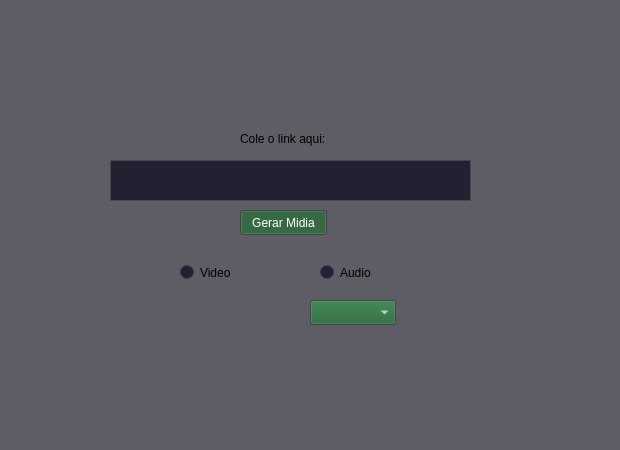
<?xml version="1.0" encoding="UTF-8"?>
<ui version="4.0">
 <class>Principal</class>
 <widget class="QWidget" name="Principal">
  <property name="windowModality">
   <enum>Qt::ApplicationModal</enum>
  </property>
  <property name="enabled">
   <bool>true</bool>
  </property>
  <property name="geometry">
   <rect>
    <x>0</x>
    <y>0</y>
    <width>620</width>
    <height>450</height>
   </rect>
  </property>
  <property name="sizePolicy">
   <sizepolicy hsizetype="Preferred" vsizetype="Preferred">
    <horstretch>0</horstretch>
    <verstretch>0</verstretch>
   </sizepolicy>
  </property>
  <property name="palette">
   <palette>
    <active>
     <colorrole role="Button">
      <brush brushstyle="SolidPattern">
       <color alpha="255">
        <red>32</red>
        <green>99</green>
        <blue>51</blue>
       </color>
      </brush>
     </colorrole>
     <colorrole role="Light">
      <brush brushstyle="SolidPattern">
       <color alpha="255">
        <red>255</red>
        <green>255</green>
        <blue>255</blue>
       </color>
      </brush>
     </colorrole>
     <colorrole role="Text">
      <brush brushstyle="SolidPattern">
       <color alpha="255">
        <red>153</red>
        <green>193</green>
        <blue>241</blue>
       </color>
      </brush>
     </colorrole>
     <colorrole role="ButtonText">
      <brush brushstyle="SolidPattern">
       <color alpha="255">
        <red>255</red>
        <green>255</green>
        <blue>255</blue>
       </color>
      </brush>
     </colorrole>
     <colorrole role="Base">
      <brush brushstyle="SolidPattern">
       <color alpha="255">
        <red>36</red>
        <green>31</green>
        <blue>49</blue>
       </color>
      </brush>
     </colorrole>
     <colorrole role="Window">
      <brush brushstyle="SolidPattern">
       <color alpha="255">
        <red>94</red>
        <green>92</green>
        <blue>100</blue>
       </color>
      </brush>
     </colorrole>
     <colorrole role="Highlight">
      <brush brushstyle="SolidPattern">
       <color alpha="255">
        <red>38</red>
        <green>162</green>
        <blue>105</blue>
       </color>
      </brush>
     </colorrole>
     <colorrole role="HighlightedText">
      <brush brushstyle="SolidPattern">
       <color alpha="255">
        <red>255</red>
        <green>255</green>
        <blue>255</blue>
       </color>
      </brush>
     </colorrole>
     <colorrole role="AlternateBase">
      <brush brushstyle="SolidPattern">
       <color alpha="255">
        <red>0</red>
        <green>0</green>
        <blue>0</blue>
       </color>
      </brush>
     </colorrole>
     <colorrole role="ToolTipBase">
      <brush brushstyle="SolidPattern">
       <color alpha="255">
        <red>255</red>
        <green>255</green>
        <blue>220</blue>
       </color>
      </brush>
     </colorrole>
     <colorrole role="ToolTipText">
      <brush brushstyle="SolidPattern">
       <color alpha="255">
        <red>0</red>
        <green>0</green>
        <blue>0</blue>
       </color>
      </brush>
     </colorrole>
     <colorrole role="PlaceholderText">
      <brush brushstyle="SolidPattern">
       <color alpha="128">
        <red>153</red>
        <green>193</green>
        <blue>241</blue>
       </color>
      </brush>
     </colorrole>
    </active>
    <inactive>
     <colorrole role="Button">
      <brush brushstyle="SolidPattern">
       <color alpha="255">
        <red>32</red>
        <green>99</green>
        <blue>51</blue>
       </color>
      </brush>
     </colorrole>
     <colorrole role="Light">
      <brush brushstyle="SolidPattern">
       <color alpha="255">
        <red>255</red>
        <green>255</green>
        <blue>255</blue>
       </color>
      </brush>
     </colorrole>
     <colorrole role="Text">
      <brush brushstyle="SolidPattern">
       <color alpha="255">
        <red>153</red>
        <green>193</green>
        <blue>241</blue>
       </color>
      </brush>
     </colorrole>
     <colorrole role="ButtonText">
      <brush brushstyle="SolidPattern">
       <color alpha="255">
        <red>255</red>
        <green>255</green>
        <blue>255</blue>
       </color>
      </brush>
     </colorrole>
     <colorrole role="Base">
      <brush brushstyle="SolidPattern">
       <color alpha="255">
        <red>36</red>
        <green>31</green>
        <blue>49</blue>
       </color>
      </brush>
     </colorrole>
     <colorrole role="Window">
      <brush brushstyle="SolidPattern">
       <color alpha="255">
        <red>94</red>
        <green>92</green>
        <blue>100</blue>
       </color>
      </brush>
     </colorrole>
     <colorrole role="Highlight">
      <brush brushstyle="SolidPattern">
       <color alpha="255">
        <red>38</red>
        <green>162</green>
        <blue>105</blue>
       </color>
      </brush>
     </colorrole>
     <colorrole role="HighlightedText">
      <brush brushstyle="SolidPattern">
       <color alpha="255">
        <red>255</red>
        <green>255</green>
        <blue>255</blue>
       </color>
      </brush>
     </colorrole>
     <colorrole role="AlternateBase">
      <brush brushstyle="SolidPattern">
       <color alpha="255">
        <red>0</red>
        <green>0</green>
        <blue>0</blue>
       </color>
      </brush>
     </colorrole>
     <colorrole role="ToolTipBase">
      <brush brushstyle="SolidPattern">
       <color alpha="255">
        <red>255</red>
        <green>255</green>
        <blue>220</blue>
       </color>
      </brush>
     </colorrole>
     <colorrole role="ToolTipText">
      <brush brushstyle="SolidPattern">
       <color alpha="255">
        <red>0</red>
        <green>0</green>
        <blue>0</blue>
       </color>
      </brush>
     </colorrole>
     <colorrole role="PlaceholderText">
      <brush brushstyle="SolidPattern">
       <color alpha="128">
        <red>153</red>
        <green>193</green>
        <blue>241</blue>
       </color>
      </brush>
     </colorrole>
    </inactive>
    <disabled>
     <colorrole role="Button">
      <brush brushstyle="SolidPattern">
       <color alpha="255">
        <red>32</red>
        <green>99</green>
        <blue>51</blue>
       </color>
      </brush>
     </colorrole>
     <colorrole role="Light">
      <brush brushstyle="SolidPattern">
       <color alpha="255">
        <red>255</red>
        <green>255</green>
        <blue>255</blue>
       </color>
      </brush>
     </colorrole>
     <colorrole role="Text">
      <brush brushstyle="SolidPattern">
       <color alpha="255">
        <red>190</red>
        <green>190</green>
        <blue>190</blue>
       </color>
      </brush>
     </colorrole>
     <colorrole role="ButtonText">
      <brush brushstyle="SolidPattern">
       <color alpha="255">
        <red>190</red>
        <green>190</green>
        <blue>190</blue>
       </color>
      </brush>
     </colorrole>
     <colorrole role="Base">
      <brush brushstyle="SolidPattern">
       <color alpha="255">
        <red>94</red>
        <green>92</green>
        <blue>100</blue>
       </color>
      </brush>
     </colorrole>
     <colorrole role="Window">
      <brush brushstyle="SolidPattern">
       <color alpha="255">
        <red>94</red>
        <green>92</green>
        <blue>100</blue>
       </color>
      </brush>
     </colorrole>
     <colorrole role="Highlight">
      <brush brushstyle="SolidPattern">
       <color alpha="255">
        <red>145</red>
        <green>145</green>
        <blue>145</blue>
       </color>
      </brush>
     </colorrole>
     <colorrole role="HighlightedText">
      <brush brushstyle="SolidPattern">
       <color alpha="255">
        <red>255</red>
        <green>255</green>
        <blue>255</blue>
       </color>
      </brush>
     </colorrole>
     <colorrole role="AlternateBase">
      <brush brushstyle="SolidPattern">
       <color alpha="255">
        <red>0</red>
        <green>0</green>
        <blue>0</blue>
       </color>
      </brush>
     </colorrole>
     <colorrole role="ToolTipBase">
      <brush brushstyle="SolidPattern">
       <color alpha="255">
        <red>255</red>
        <green>255</green>
        <blue>220</blue>
       </color>
      </brush>
     </colorrole>
     <colorrole role="ToolTipText">
      <brush brushstyle="SolidPattern">
       <color alpha="255">
        <red>0</red>
        <green>0</green>
        <blue>0</blue>
       </color>
      </brush>
     </colorrole>
     <colorrole role="PlaceholderText">
      <brush brushstyle="SolidPattern">
       <color alpha="128">
        <red>0</red>
        <green>0</green>
        <blue>0</blue>
       </color>
      </brush>
     </colorrole>
    </disabled>
   </palette>
  </property>
  <property name="windowTitle">
   <string>Form</string>
  </property>
  <property name="windowOpacity">
   <double>1.000000000000000</double>
  </property>
  <widget class="QPushButton" name="Gerar_stream">
   <property name="geometry">
    <rect>
     <x>240</x>
     <y>210</y>
     <width>87</width>
     <height>25</height>
    </rect>
   </property>
   <property name="acceptDrops">
    <bool>false</bool>
   </property>
   <property name="text">
    <string>Gerar Midia</string>
   </property>
   <property name="checkable">
    <bool>true</bool>
   </property>
   <property name="checked">
    <bool>true</bool>
   </property>
   <property name="autoRepeat">
    <bool>false</bool>
   </property>
   <property name="autoExclusive">
    <bool>false</bool>
   </property>
   <property name="autoDefault">
    <bool>true</bool>
   </property>
   <property name="default">
    <bool>false</bool>
   </property>
  </widget>
  <widget class="QTextEdit" name="link">
   <property name="geometry">
    <rect>
     <x>110</x>
     <y>160</y>
     <width>361</width>
     <height>41</height>
    </rect>
   </property>
   <property name="font">
    <font>
     <pointsize>16</pointsize>
    </font>
   </property>
  </widget>
  <widget class="QLabel" name="Cole">
   <property name="geometry">
    <rect>
     <x>240</x>
     <y>130</y>
     <width>121</width>
     <height>17</height>
    </rect>
   </property>
   <property name="text">
    <string>Cole o link aqui:</string>
   </property>
  </widget>
  <widget class="QRadioButton" name="button_video">
   <property name="enabled">
    <bool>true</bool>
   </property>
   <property name="geometry">
    <rect>
     <x>180</x>
     <y>260</y>
     <width>60</width>
     <height>25</height>
    </rect>
   </property>
   <property name="text">
    <string>Video</string>
   </property>
   <attribute name="buttonGroup">
    <string notr="true">buttonGroup</string>
   </attribute>
  </widget>
  <widget class="QRadioButton" name="button_audio">
   <property name="enabled">
    <bool>true</bool>
   </property>
   <property name="geometry">
    <rect>
     <x>320</x>
     <y>260</y>
     <width>60</width>
     <height>25</height>
    </rect>
   </property>
   <property name="text">
    <string>Audio</string>
   </property>
   <attribute name="buttonGroup">
    <string notr="true">buttonGroup</string>
   </attribute>
  </widget>
  <widget class="QComboBox" name="select_resolution">
   <property name="geometry">
    <rect>
     <x>310</x>
     <y>300</y>
     <width>86</width>
     <height>25</height>
    </rect>
   </property>
  </widget>
  <zorder>select_resolution</zorder>
  <zorder>button_video</zorder>
  <zorder>Cole</zorder>
  <zorder>link</zorder>
  <zorder>Gerar_stream</zorder>
  <zorder>button_audio</zorder>
 </widget>
 <resources/>
 <connections/>
 <buttongroups>
  <buttongroup name="buttonGroup"/>
  <buttongroup name="buttonGroup_2">
   <property name="exclusive">
    <bool>true</bool>
   </property>
  </buttongroup>
 </buttongroups>
</ui>
